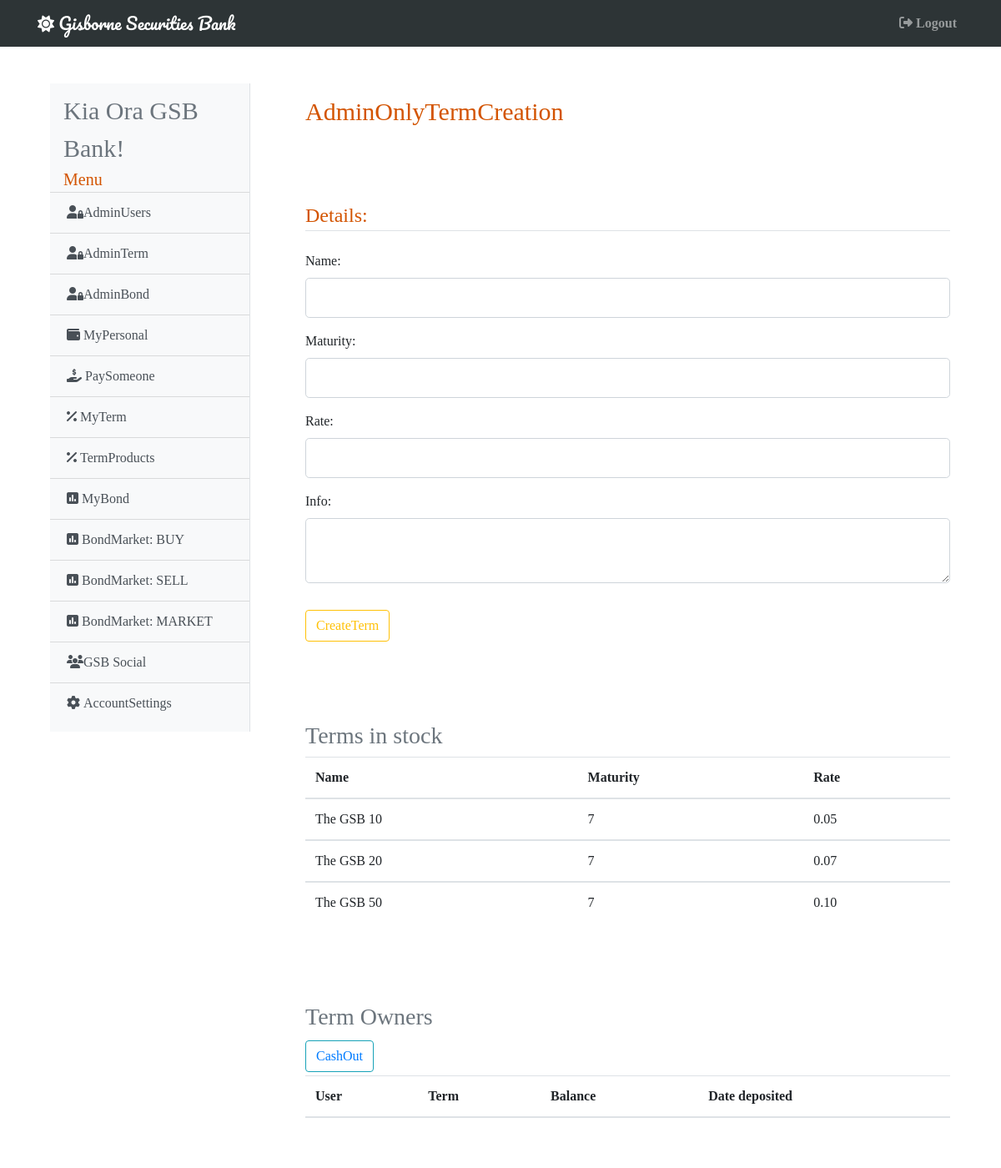
The app's page /adminterm (signed in) with its own data.
### gsb/models.py (models this page shows, shortened)
class User(db.Model, UserMixin):
    id = db.Column(db.Integer, primary_key=True)
    username = db.Column(db.String(20), unique=True, nullable=False)
    email = db.Column(db.String(120), unique=True, nullable=False)
    password = db.Column(db.String(60), nullable=False)
    account = db.Column(db.BigInteger, unique=True, nullable=False)
    cash = db.Column(db.Numeric(20, 2), nullable=False)
    admin =  db.Column(db.Boolean, default=False, nullable=False)
    active =  db.Column(db.Boolean, default=False, nullable=False)
    market =  db.Column(db.Boolean, default=False, nullable=False)
    image = db.Column(db.Integer, default=1, nullable=False)
    inbox = db.Column(db.Integer, default=0, nullable=False)
    term = db.Column(db.Numeric(20, 2), nullable=False)
    bond = db.Column(db.Numeric(20, 2), nullable=False)
    total = db.Column(db.Numeric(20, 2), nullable=False)
    terms = db.relationship('Term', secondary="terms")
    bonds = db.relationship('Bond', secondary="bonds")
    buys = db.relationship('Bond', secondary="buys")
    sells = db.relationship('Bond', secondary="sells")
    receives = db.relationship('Receives', lazy='dynamic', backref='receiver')
    sends = db.relationship('Sends', lazy='dynamic', backref='sender')
    posts = db.relationship('Statuses', lazy='dynamic', backref='poster')
    messages = db.relationship('Messages', lazy='dynamic', backref='messager')

class Term(db.Model):
    id = db.Column(db.Integer, primary_key=True)
    name = db.Column(db.String(50), unique=True, nullable=False)
    maturity = db.Column(db.Integer, nullable=False)
    rate = db.Column(db.Numeric(4, 2), nullable=False)
    info = db.Column(db.String(300), nullable=False)

### gsb/admin/routes.py (the view)
@admin.route('/adminterm', methods=['GET', 'POST'])
@login_required
def admin_term():
    if current_user.admin != True:
        abort(403)
    form = CreateTermProduct()
    if form.validate_on_submit():
        terms = Term(name=form.name.data, maturity=form.maturity.data, rate=form.rate.data, info=form.info.data)
        db.session.add(terms)
        db.session.commit()
        flash('Term created', 'primary')
        return redirect(url_for('admin.admin_term'))
    stock = Term.query.order_by(Term.id).all()
    owners = Terms.query.order_by(Terms.user_id).all()
    return render_template('admin/adminterm.html', title='AdminTerm', form=form, stock=stock, owners=owners)

### gsb/admin/forms.py
class CreateTermProduct(FlaskForm):
    name = StringField('Name:', validators=[DataRequired()])
    maturity = IntegerField('Maturity:', validators=[DataRequired()])
    rate = DecimalField('Rate:', validators=[DataRequired()], places=2)
    info = TextAreaField('Info:', validators=[DataRequired()])
    submit = SubmitField('CreateTerm')

### gsb/models.py (called while the page is built)
@login_manager.user_loader
def load_user(user_id):
    return User.query.get(int(user_id))

### gsb/templates/admin/adminterm.html (shortened to what this page needs)
{% extends 'base.html' %}
{% block content %}
    <div class="card-body shadow-lg p-3 mb-5 bg-white rounded">
        <h1 style="font-size: 30px; color: #d35400;">AdminOnlyTermCreation</h1>
    </div>
    <div class="card-body shadow-lg p-3 mb-5 bg-white rounded">
        <form method="POST" action="">
            <fieldset class="form-group">
                <legend class="border-bottom mb-4" style="color: #d35400;">Details:</legend>
                <div class="form-group">
                    {{ form.name.label(class="form-control-label") }}
                    {% if form.name.errors %}
                        {{ form.name(class="form-control form-control-lg is-invalid")}}
                        <div class="invalid-feedback">
                            {% for error in form.name.errors %}
                                <span>{{ error }}</span>
                            {% endfor %}
                        </div>
                    {% else %}
                        {{ form.name(class="form-control form-control-lg") }}
                    {% endif %}
                </div>
                <div class="form-group">
                    {{ form.maturity.label(class="form-control-label") }}
                    {% if form.maturity.errors %}
                        {{ form.maturity(class="form-control form-control-lg is-invalid")}}
                        <div class="invalid-feedback">
                            {% for error in form.maturity.errors %}
                                <span>{{ error }}</span>
                            {% endfor %}
                        </div>
                    {% else %}
                        {{ form.maturity(class="form-control form-control-lg") }}
                    {% endif %}
                </div>
                <div class="form-group">
                    {{ form.rate.label(class="form-control-label") }}
                    {% if form.rate.errors %}
                        {{ form.rate(class="form-control form-control-lg is-invalid")}}
                        <div class="invalid-feedback">
                            {% for error in form.rate.errors %}
                                <span>{{ error }}</span>
                            {% endfor %}
                        </div>
                    {% else %}
                        {{ form.rate(class="form-control form-control-lg") }}
                    {% endif %}
                </div>
                <div class="form-group">
                    {{ form.info.label(class="form-control-label") }}
                    {% if form.info.errors %}
                        {{ form.info(class="form-control form-control-lg is-invalid")}}
                        <div class="invalid-feedback">
                            {% for error in form.info.errors %}
                                <span>{{ error }}</span>
                            {% endfor %}
                        </div>
                    {% else %}
                        {{ form.info(class="form-control form-control-lg") }}
                    {% endif %}
                </div>
            </fieldset>
            <div class="form-group">
                {{ form.submit(class="btn btn-outline-warning") }}
            </div>
        </form>
    </div>
    <div class="card-body shadow-lg p-3 mb-5 bg-white rounded" style="max-height: 500px; overflow: scroll;">
    <h3 class="text-muted">Terms in stock</h3>
      <table class="table">
        <thead>
          <tr>
            <th scope="col">Name</th>
            <th scope="col">Maturity</th>
            <th scope="col">Rate</th>
          </tr>
        {% for term in stock %}
        </thead>
        <tbody>
          <tr>
            <td scope="row">{{ term.name }}</td>
            <td>{{ term.maturity }}</td>
            <td>{{ term.rate }}</td>
          </tr>
        {% endfor %}
        </tbody>
      </table>
    </div>
    <div class="card-body shadow-lg p-3 mb-5 bg-white rounded" style="max-height: 500px; overflow: scroll;">
    <h3 class="text-muted">Term Owners</h3>
    <button class="btn btn-outline-info mb-1 mt-1">
        <a href="{{ url_for('admin.term_owner') }}">CashOut</a>
    </button>
      <table class="table">
        <thead>
          <tr>
            <th scope="col">User</th>
            <th scope="col">Term</th>
            <th scope="col">Balance</th>
            <th scope="col">Date deposited</th>
          </tr>
      </table>
    </div>
{% endblock %}

### gsb/templates/base.html (shortened to what this page needs)
<!DOCTYPE html>
<html>
<head>
    <link rel="stylesheet" href="https://maxcdn.bootstrapcdn.com/bootstrap/4.0.0/css/bootstrap.min.css">
</head>
{% if current_user.image == 1 %}
  <body style="background-image: url('https://upload.wikimedia.org/wikipedia/commons/4/4f/Gisborne_NZ_Sunrise_Waikanae_Beach.jpg');
              background-size: cover; font-family: 'Noto+Serif+SC', 'sans-serif';">
{% elif current_user.image == 2 %}
  <body style="background-image: url('https://upload.wikimedia.org/wikipedia/commons/f/fc/Gladstone_Road_in_Gisborne_02.jpg');
              background-size: cover; font-family: 'Noto+Serif+SC', 'sans-serif';">
{% elif current_user.image == 3 %}
  <body style="background-image: url('https://upload.wikimedia.org/wikipedia/commons/c/cb/Railway_Bridge_over_Turanganui_River%2C_Gisborne.jpg');
              background-size: cover; font-family: 'Noto+Serif+SC', 'sans-serif';">
{% endif %}
  <header class="site-header">
    {% if current_user.admin == True %}
      <nav class="navbar navbar-expand-md navbar-dark bg-steel fixed-top" style="max-width: vw100; background-color: #2d3436;">
    {% else %}
      <nav class="navbar navbar-expand-md navbar-dark bg-steel fixed-top" style="max-width: vw100; background-color: #d35400;">
    {% endif %}
      <div class="container">
        <a class="navbar-brand" style="font-family: 'Pacifico', 'sans-serif';" href="/"><i class="fas fa-sun"></i> Gisborne Securities Bank</a>
          <div class="navbar-nav">
            <a class="nav-item nav-link" href="{{ url_for('main.logout') }}"><b><i class="fas fa-sign-out-alt mr-1"></i>Logout</b></a>
          </div>
        </div>
    </nav>
  </header>
    <main role="main" class="container">
      <div class="row">
        <div class="col-md-3" style="padding-top: 100px; padding-left: 30px; padding-bottom: 30px;">
          <div class="bg-light border-right" id="sidebar-wrapper" style="padding-block: 10px;">
            <div class="sidebar-heading ml-3 text-muted" style="font-size: 30px;">Kia Ora {{ current_user.username }}!</div>
            <div class="sidebar-heading ml-3" style="font-size: 20px; color: #d35400;">Menu</div>
            <div class="list-group list-group-flush">
            {% if current_user.admin == True %}
              <a href="{{ url_for('admin.admin_users') }}" class="list-group-item list-group-item-action bg-light"><i class="fas fa-user-lock"></i>AdminUsers</a>
              <a href="{{ url_for('admin.admin_term') }}" class="list-group-item list-group-item-action bg-light"><i class="fas fa-user-lock"></i>AdminTerm</a>
              <a href="{{ url_for('admin.admin_bond') }}" class="list-group-item list-group-item-action bg-light"><i class="fas fa-user-lock"></i>AdminBond</a>
            {% endif %}
              <a href="{{ url_for('main.my_personal') }}" class="list-group-item list-group-item-action bg-light"><i class="fas fa-wallet mr-1"></i>MyPersonal</a>
              <a href="{{ url_for('main.pay_someone') }}" class="list-group-item list-group-item-action bg-light"><i class="fas fa-hand-holding-usd mr-1"></i>PaySomeone</a>
              <a href="{{ url_for('term.my_term')}}" class="list-group-item list-group-item-action bg-light"><i class="fas fa-percent mr-1"></i>MyTerm</a>
              <a href="{{ url_for('term.term_products') }}" class="list-group-item list-group-item-action bg-light"><i class="fas fa-percent mr-1"></i>TermProducts</a>
              <a href="{{ url_for('bond.my_bond') }}" class="list-group-item list-group-item-action bg-light"><i class="fas fa-poll mr-1"></i>MyBond</a>
              <a href="{{ url_for('bond.buy_bond') }}" class="list-group-item list-group-item-action bg-light"><i class="fas fa-poll mr-1"></i>BondMarket: BUY</a>
              <a href="{{ url_for('bond.sell_bond') }}" class="list-group-item list-group-item-action bg-light"><i class="fas fa-poll mr-1"></i>BondMarket: SELL</a>
              <a href="{{ url_for('bond.bond_market') }}" class="list-group-item list-group-item-action bg-light"><i class="fas fa-poll mr-1"></i>BondMarket: MARKET</a>
              <a href="{{ url_for('main.gsb_social')}}" class="list-group-item list-group-item-action bg-light"><i class="fas fa-users"></i>GSB Social</a>
              <a href="{{ url_for('main.account_settings') }}" class="list-group-item list-group-item-action bg-light"><i class="fas fa-cog mr-1"></i>AccountSettings</a>
            </div>
          </div>
        </div>
        <div class="col-md-9" style="padding-top: 100px; padding-left: 35px;">
          {% block content %}{% endblock %}
        </div>
        </div>
    </main>
</body>
</html>

### records on screen
User: username "GSB Bank"
Term: name "The GSB 10", maturity "7", rate "0.05"
Term: name "The GSB 20", maturity "7", rate "0.07"
Term: name "The GSB 50", maturity "7", rate "0.10"
